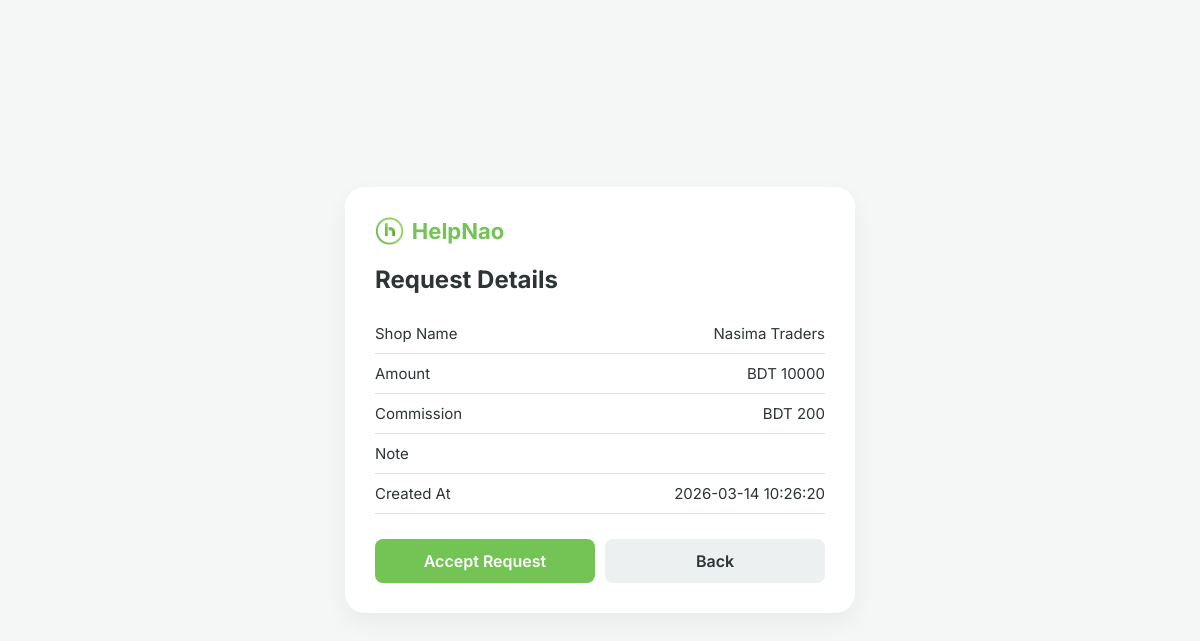
Page /request_details/2 on the committed database.
### tables this page shows
CREATE TABLE users (
        id INTEGER PRIMARY KEY AUTOINCREMENT,
        shop_name TEXT,
        mobile TEXT,
        password TEXT
    );

CREATE TABLE requests(
id INTEGER PRIMARY KEY AUTOINCREMENT,
user_id INTEGER,
amount INTEGER,
commission INTEGER,
note TEXT,
status TEXT DEFAULT 'Open',
accepted_by INTEGER,
created_at TEXT
);

### app.py (the view)
@app.route("/request_details/<int:req_id>")
def request_details(req_id):
    conn = sqlite3.connect("database.db")
    c = conn.cursor()
    c.execute("""
    SELECT r.id,u.shop_name,r.amount,r.commission,r.note,r.created_at
    FROM requests r
    JOIN users u ON r.user_id=u.id
    WHERE r.id=?
    """,(req_id,))
    request = c.fetchone()
    conn.close()
    return render_template("request_details.html",request=request)

### templates/request_details.html (shortened to what this page needs)
<!DOCTYPE html>
<html lang="en">
<head>
</head>
<body>
<div class="details-card">
<div class="logo">
<img src="{{ url_for('static', filename='images/HelpNao_logo.png') }}" style="height:28px;">
<span>HelpNao</span>
</div>
<h2>Request Details</h2>
<div class="info">
<span>Shop Name</span>
<span>{{request[1]}}</span>
</div>
<div class="info">
<span>Amount</span>
<span>BDT {{request[2]}}</span>
</div>
<div class="info">
<span>Commission</span>
<span>BDT {{request[3]}}</span>
</div>
<div class="info">
<span>Note</span>
</div>
<div class="info">
<span>Created At</span>
<span>{{request[5]}}</span>
</div>
<div class="actions">
<a href="/accept/{{request[0]}}" class="btn accept">
Accept Request
</a>
<a href="/dashboard" class="btn back">
Back
</a>
</div>
</div>
</body>
</html>

### templates/request_details.html (style rules this page uses)
:root { --primary-green:#74C355; --dark-text:#2D3436; --light-gray:#F4F7F6; --border-color:#E0E0E0; --white:#FFFFFF; }
body { font-family:'Inter', sans-serif; background:var(--light-gray); margin:0; display:flex; justify-content:center; align-items:center; height:100vh; color:var(--dark-text); }
.details-card { background:var(--white); padding:30px; border-radius:20px; box-shadow:0 10px 25px rgba(0,0,0,0.05); width:100%; max-width:450px; }
.logo { font-weight:700; font-size:22px; margin-bottom:20px; display:flex; align-items:center; gap:8px; }
.logo span { color:var(--primary-green); }
h2 { margin-bottom:20px; }
.info { display:flex; justify-content:space-between; padding:10px 0; border-bottom:1px solid var(--border-color); font-size:15px; }
.actions { margin-top:25px; display:flex; gap:10px; }
.btn { flex:1; padding:12px; border-radius:8px; text-align:center; text-decoration:none; font-weight:600; }
.accept { background:var(--primary-green); color:white; }
.back { background:#ecf0f1; color:#2d3436; }

### rows in the picture
users: shop_name "Nasima Traders"
requests: amount "10000", commission "200", created_at "2026-03-14 10:26:20"
